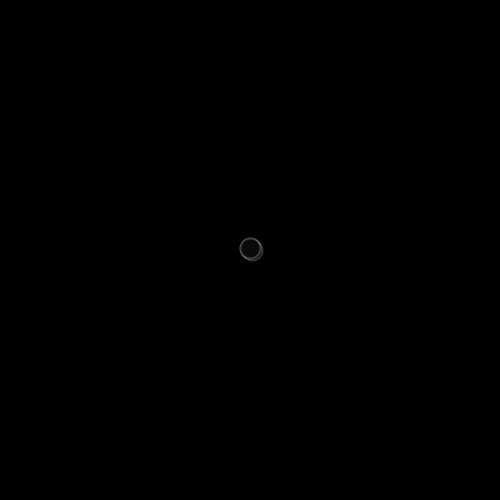
Frame 1 (no input)
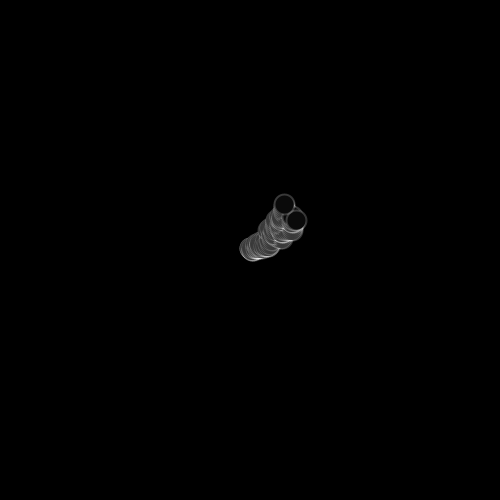
Frame 60 (the mouse pressed at the canvas centre just before this capture)
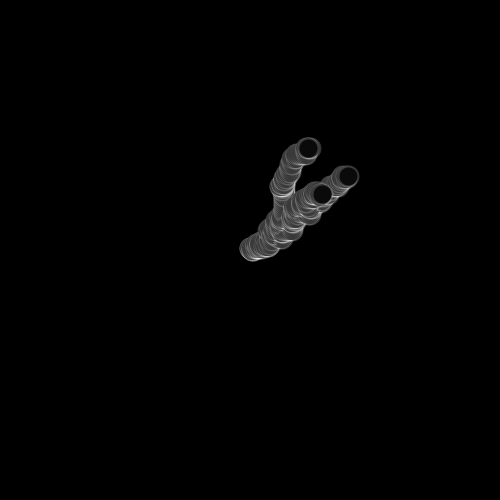
Frame 120 (the mouse held since frame 60 and released just before this capture)

The Processing sketch that drew these frames (run headless with seeded random() and noise(); from frame 60 on, the mouse is pressed at the canvas centre):

// Processing sketch: processing_139091
// ── processing_139091.pde

/* Reference organic (something with rules) to translate to 
   code
*/

Walker w;
Walker w1;
Walker w2;

void setup() {
  size(500,500);
  smooth();
  w = new Walker();
  w1 = new Walker();
  w2 = new Walker();
  background(0);
  //frameRate(12);
}

void draw() {
 w.step();
 w.display();
 w1.step();
 w1.display();
 w2.step();
 w2.display();
}

class Walker {
  int x;
  int y;
  
  Walker() {
    x = width/2;
    y = height/2;
  }
  
  void display() {
  stroke(255,50);
  fill(10);
  strokeWeight(2);
  ellipse(x,y,20,20);
}

void step() {
  float r = random(1);
  if (r < 0.4) {
      x+=2;
    } else if (r < 0.5) {
      x-=2;
    } else if (r < 0.6) {
      y+=2;
    } else {
      y-=2;
    }
  }
}
